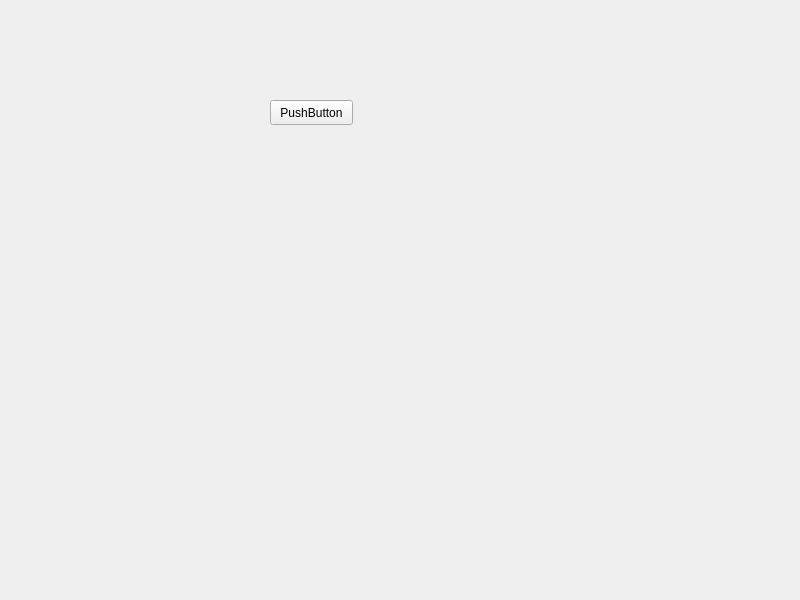
<?xml version="1.0" encoding="UTF-8"?>
<ui version="4.0">
 <class>MainWindow</class>
 <widget class="QMainWindow" name="MainWindow">
  <property name="geometry">
   <rect>
    <x>0</x>
    <y>0</y>
    <width>800</width>
    <height>600</height>
   </rect>
  </property>
  <property name="windowTitle">
   <string>MainWindow</string>
  </property>
  <widget class="QWidget" name="centralwidget">
   <widget class="QPushButton" name="pushButton">
    <property name="geometry">
     <rect>
      <x>270</x>
      <y>100</y>
      <width>83</width>
      <height>25</height>
     </rect>
    </property>
    <property name="text">
     <string>PushButton</string>
    </property>
   </widget>
  </widget>
 </widget>
 <resources/>
 <connections/>
</ui>
